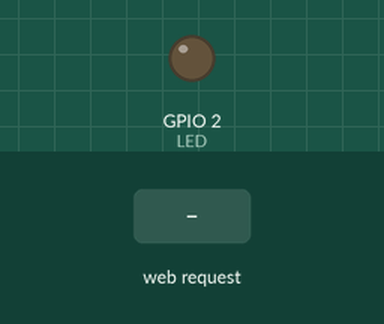
Recording of a sketch running on a simulated ESP32. On the bench: output pins drawn as LEDs (lit = HIGH). The inputs (shaded band) are chosen by the test bench. WiFi joins after 1.5 s; servers stay silent unless stated; what the sketch prints to the serial monitor is not drawn.

Above: at 2.7 s.
2.8 s: HTTP request GET /led_on received
At 4.0 s:
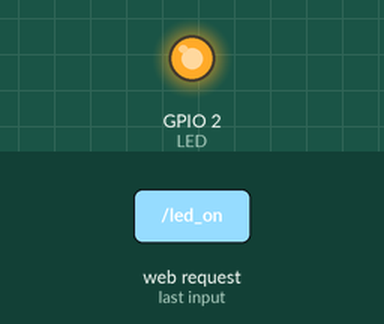
4.3 s: HTTP request GET /led_off received
At 5.4 s:
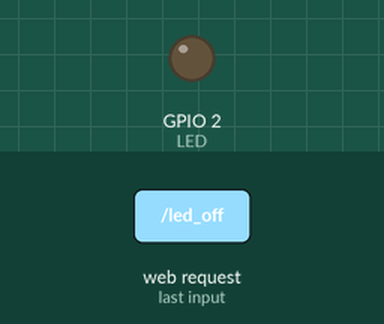
Timing chart, 0 to 7.3 s (numbered marks = the images above; inputs shaded):
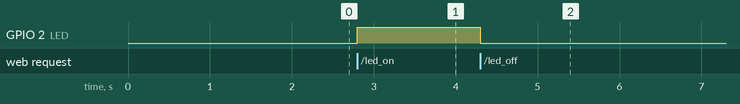

Measured:
- after the input at 2.8 s, GPIO 2 (LED): LOW → HIGH at once
- after the input at 4.3 s, GPIO 2 (LED): HIGH → LOW at once

The sketch:

19_web_server.ino
```cpp
#include <WiFi.h>
#include <WebServer.h>

#define LED 2

char* ssid="Aula 1"; //nombre de la red wifi
char* pwd="Horus.2025"; //clave rel wifi

WebServer servidor(80); //establece puerto de conexión en la variable "servidor" del tipo "WebServer"

// Páginas
String home="<!DOCTYPE html><html lang=\"es\"><head><meta charset=\"UTF-8\"><meta name=\"viewport\" content=\"width=device-width,initial-scale=1\"><title>Pagina Arduino MABL</title></head><body><h1>Hola Mundo</h1><h2>Página de prueba MABL para Arduino</h2><a href=\"/segunda\">Ir a la segunda página</a></body></html>";
// metemos el código de la web en la variable "home"
// tiene que estar minificado, es decir, sin espacios ni tabuladores, todo de corrido
// ojo con las comillas dentro del código html: hay que "escaparlas" para que no se confundan con las de apertura y cierre de String
// para ello las sustituimos por \", es decir, las comillas son literales

String segunda="<!DOCTYPE html><html lang=\"es\"><head><meta charset=\"UTF-8\"><meta name=\"viewport\" content=\"width=device-width,initial-scale=1\"><title>Segunda página</title></head><body><h1>Esta es la segunda página</h1></body></html>";

String pinON="<!DOCTYPE html><html lang=\"en\"><head><meta charset=\"UTF-8\"><meta name=\"viewport\" content=\"width=device-width,initial-scale=1\"><title>led ON</title></head><body><h1>led ON</h1></body></html>";

String pinOFF="<!DOCTYPE html><html lang=\"en\"><head><meta charset=\"UTF-8\"><meta name=\"viewport\" content=\"width=device-width,initial-scale=1\"><title>led OFF</title></head><body><h1>led OFF</h1></body></html>";

void setup() {
  Serial.begin(115200);  //activar monitor serie

  //////// CONEXION AL WIFI ////////
  WiFi.mode(WIFI_STA); //modo de conectarnos al wifi STA=Wifi Station, cliente wifi
  WiFi.begin(ssid, pwd); //conexión con nombre y clave indicados en variables
  while(WiFi.status() != WL_CONNECTED){
    delay(500);
    Serial.print(".");
  }
  Serial.print("\n");
  Serial.print("Conectado a la IP: ");
  Serial.println(WiFi.localIP());

  ////// SERVIDOR WEB //////
  servidor.begin();
  Serial.println("Servidor Web iniciado");

  ////// SOLICITUDES WEB //////
  servidor.on("/", handle_OnConnect); //"handle_OnConnect" puede ser cualquier otro nombre que nosotros queramos
  // cuando alguien llame a la página, en este caso "\" (página raiz), llama a la función "handle_OnConnect"

  servidor.on("/segunda", handle_Segunda);

  servidor.on("/led_on", handle_encenderLed);

  servidor.on("/led_off", handle_apagarLed);

  ////// LED //////
  pinMode(LED, OUTPUT);

}

void loop() {
  servidor.handleClient(); //esta pendiente de una peticion de la web

}

////// FUNCIONES //////////////////////////////////

// Función que devuelve una página html //
void handle_OnConnect(){
  servidor.send(200, "text/html", home);
}
void handle_Segunda(){
  servidor.send(200, "text/html", segunda);
}

void handle_encenderLed(){
  digitalWrite(LED, HIGH);
  servidor.send(200, "text/html", pinON);
}

void handle_apagarLed(){
  digitalWrite(LED, LOW);
  servidor.send(200, "text/html", pinOFF);
}
```
